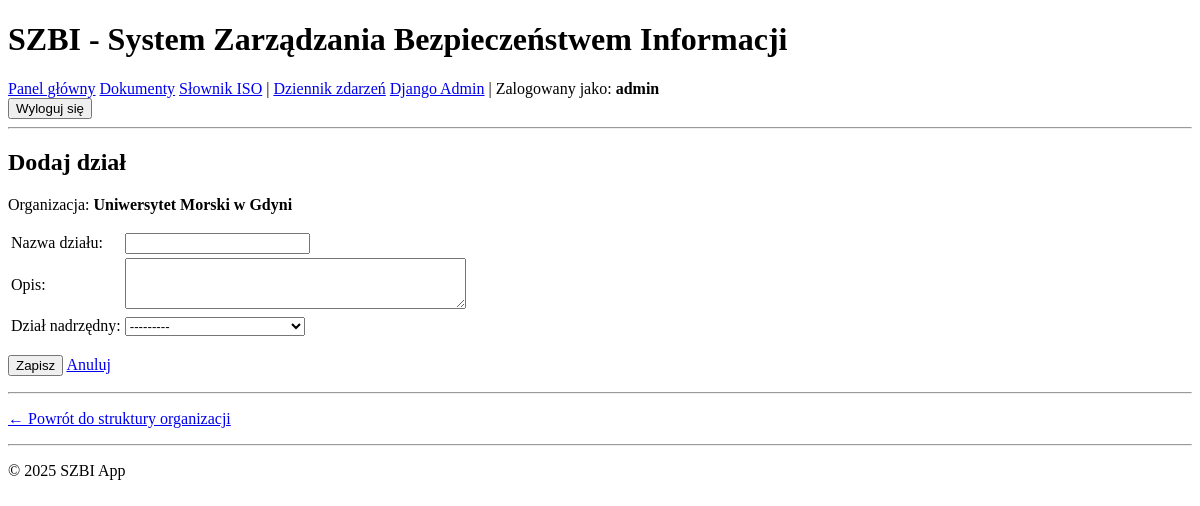
The app's page /dzial/dodaj/ (signed in), older data.
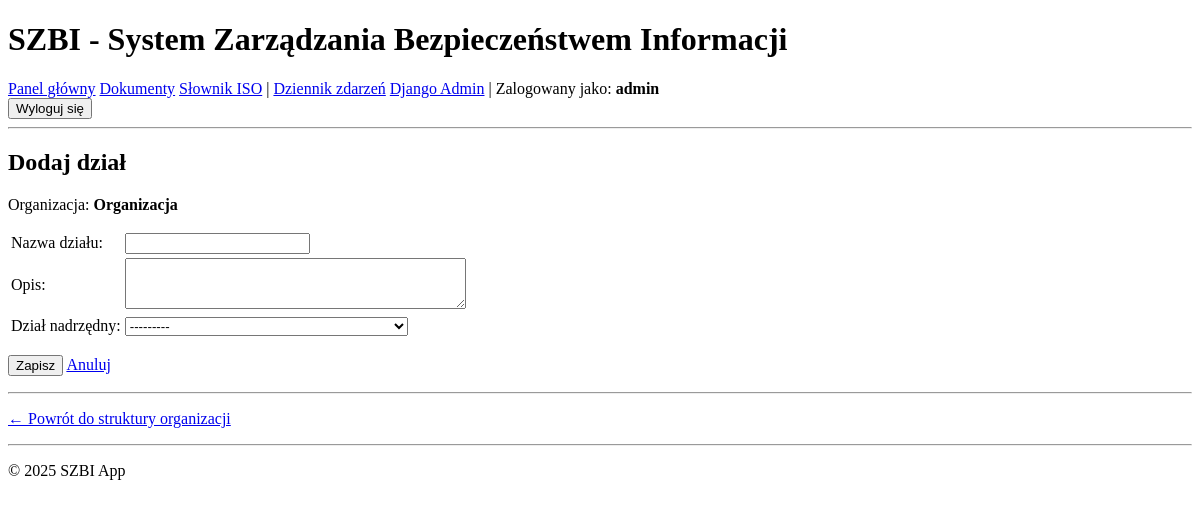
The same page, newer data.
### core/models.py (models this page shows, shortened)
class Organization(models.Model):
    name = models.CharField(max_length=255, verbose_name="Nazwa organizacji")
    short_name = models.CharField(max_length=50, verbose_name="Skrót nazwy", blank=True)
    description = models.TextField(verbose_name="Opis", blank=True)
    address = models.TextField(verbose_name="Adres", blank=True)
    phone = models.CharField(max_length=50, verbose_name="Telefon", blank=True)
    email = models.EmailField(verbose_name="Email", blank=True)
    website = models.URLField(verbose_name="Strona WWW", blank=True)
    nip = models.CharField(max_length=20, verbose_name="NIP", blank=True)
    regon = models.CharField(max_length=20, verbose_name="REGON", blank=True)
    parent = models.ForeignKey(
        'self',
        on_delete=models.CASCADE,
        null=True,
        blank=True,
        related_name='children',
        verbose_name="Organizacja nadrzędna"
    )
    created_at = models.DateTimeField(auto_now_add=True, verbose_name="Data utworzenia")
    updated_at = models.DateTimeField(auto_now=True, verbose_name="Data modyfikacji")
    created_by = models.ForeignKey(
        User,
        on_delete=models.SET_NULL,
        null=True,
        related_name='created_organizations',
        verbose_name="Utworzył"
    )
    class Meta:
        verbose_name = "Organizacja"
        verbose_name_plural = "Organizacje"
        ordering = ['name']

### core/views.py (the view)
# urls.py: path('dzial/dodaj/', views.department_create, name='department_create'),
@login_required
@user_passes_test(is_admin)
def department_create(request):
    organization = get_or_create_organization()
    if request.method == 'POST':
        form = DepartmentForm(request.POST, organization=organization)
        if form.is_valid():
            department = form.save(commit=False)
            department.organization = organization
            department.save()
            log_activity(request, 'create', 'department', department,
                        f'Utworzono dział "{department.name}"')
            messages.success(request, f'Dział "{department.name}" został utworzony.')
            return redirect('core:organization_structure')
    else:
        form = DepartmentForm(organization=organization)
    return render(request, 'core/department_form.html', {
        'form': form,
        'organization': organization,
        'title': 'Dodaj dział'
    })

### core/forms.py
class DepartmentForm(forms.ModelForm):
    class Meta:
        model = Department
        fields = ['name', 'description', 'parent']
        widgets = {
            'description': forms.Textarea(attrs={'rows': 3}),
        }
    def __init__(self, *args, organization=None, **kwargs):
        super().__init__(*args, **kwargs)
        self.organization = organization
        if organization:
            self.fields['parent'].queryset = Department.objects.filter(
                organization=organization
            )
            if self.instance.pk:
                self.fields['parent'].queryset = self.fields['parent'].queryset.exclude(
                    pk=self.instance.pk
                )

### core/models.py (called while the page is built)
    def __str__(self):
        return f"{self.organization.short_name or self.organization.name} - {self.name}"

### core/views.py (called while the page is built)
def is_admin(user):
    return user.is_staff or user.is_superuser

def get_or_create_organization():
    org, created = Organization.objects.get_or_create(
        pk=1,
        defaults={'name': 'Moja Organizacja', 'short_name': 'MO'}
    )
    return org

### templates/core/department_form.html (shortened to what this page needs)
{% extends "base.html" %}
{% block content %}
<h2>{{ title }}</h2>
<p>Organizacja: <strong>{{ organization.name }}</strong></p>
<form method="post">
    <table>
        {% for field in form %}
        <tr>
            <td><label for="{{ field.id_for_label }}">{{ field.label }}:</label></td>
            <td>
                {{ field }}
            </td>
        </tr>
        {% endfor %}
    </table>
    <p>
        <button type="submit">Zapisz</button>
        <a href="{% url 'core:organization_structure' %}">Anuluj</a>
    </p>
</form>
<hr>
<p><a href="{% url 'core:organization_structure' %}">← Powrót do struktury organizacji</a></p>
{% endblock %}

Row changes from the older to the newer data that the page shows:
changed Organization: name "Uniwersytet Morski w Gdyni" → "Organizacja"
